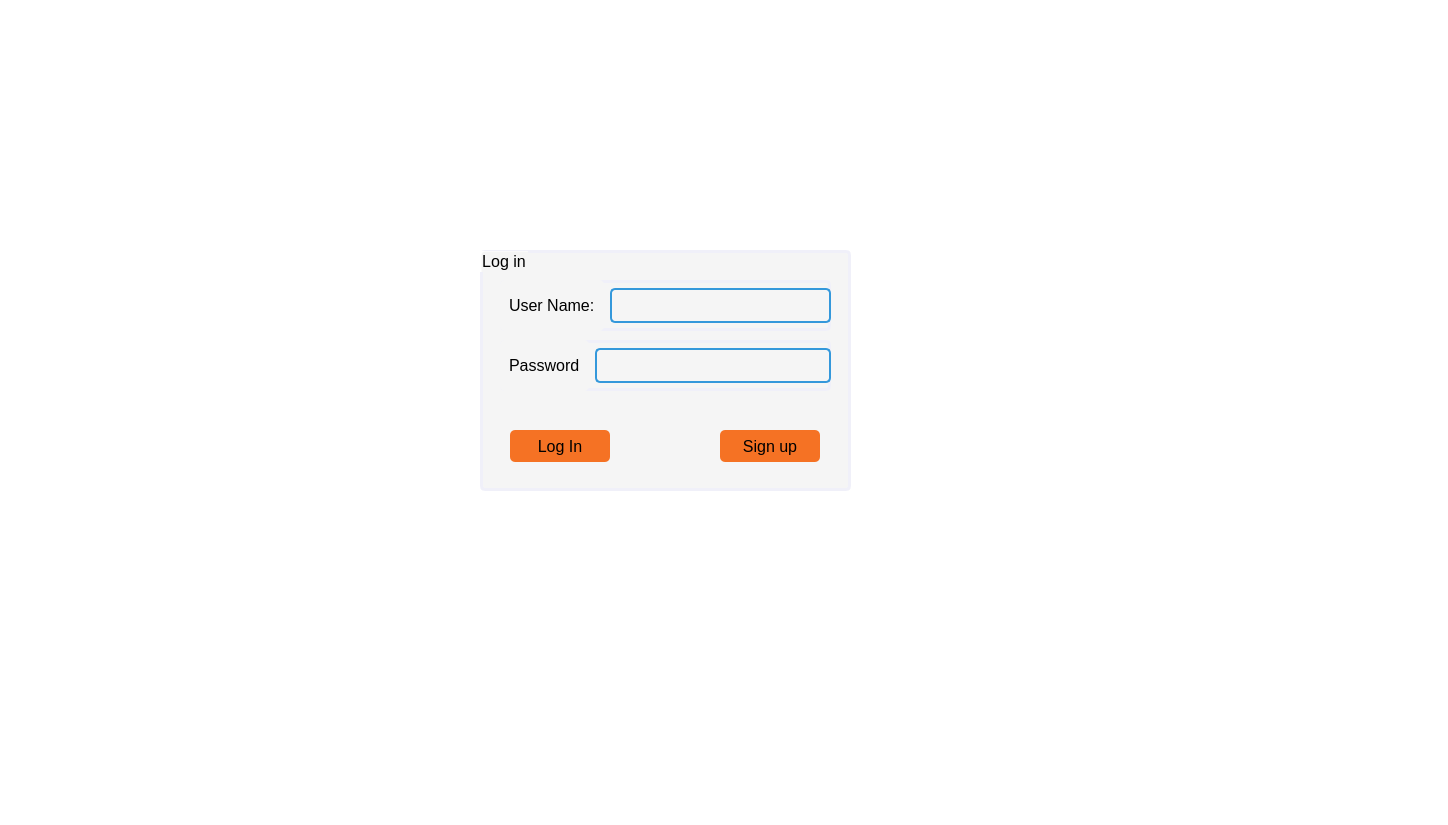
<?xml version="1.0" encoding="UTF-8"?>
<ui version="4.0">
 <class>MainWindow</class>
 <widget class="QMainWindow" name="MainWindow">
  <property name="geometry">
   <rect>
    <x>0</x>
    <y>0</y>
    <width>1448</width>
    <height>825</height>
   </rect>
  </property>
  <property name="windowTitle">
   <string>MainWindow</string>
  </property>
  <property name="styleSheet">
   <string notr="true">background-color:white;</string>
  </property>
  <widget class="QWidget" name="centralwidget">
   <widget class="QGroupBox" name="groupBox">
    <property name="geometry">
     <rect>
      <x>480</x>
      <y>250</y>
      <width>371</width>
      <height>241</height>
     </rect>
    </property>
    <property name="styleSheet">
     <string notr="true">position: absolute;
top: 50%;
left: 50%;
transform: translate(-50%, -50%);
font-size: 16px;
color: black;     
border: 3px solid rgb(240, 240, 249);   
background-color:#F5F5F5;  
border-radius: 5px;       
padding: 5px;   

</string>
    </property>
    <property name="title">
     <string>Log in</string>
    </property>
    <widget class="QLabel" name="label">
     <property name="geometry">
      <rect>
       <x>190</x>
       <y>50</y>
       <width>58</width>
       <height>16</height>
      </rect>
     </property>
     <property name="text">
      <string/>
     </property>
    </widget>
    <widget class="QPushButton" name="pushButton_login">
     <property name="geometry">
      <rect>
       <x>30</x>
       <y>180</y>
       <width>100</width>
       <height>32</height>
      </rect>
     </property>
     <property name="styleSheet">
      <string notr="true">background-color: #f57224; 
color: black;            
border: none;              
border-radius: 5px;       
padding: 5px;   </string>
     </property>
     <property name="text">
      <string>Log In</string>
     </property>
    </widget>
    <widget class="QWidget" name="layoutWidget">
     <property name="geometry">
      <rect>
       <x>20</x>
       <y>30</y>
       <width>331</width>
       <height>51</height>
      </rect>
     </property>
     <layout class="QHBoxLayout" name="horizontalLayout">
      <item>
       <widget class="QLabel" name="username_1">
        <property name="styleSheet">
         <string notr="true">border:none;</string>
        </property>
        <property name="text">
         <string>User Name:</string>
        </property>
       </widget>
      </item>
      <item>
       <widget class="QLineEdit" name="username">
        <property name="styleSheet">
         <string notr="true">border: 2px solid #3498db; /* Border thickness and color */
border-radius: 5px;       /* Optional: rounded corners */
padding: 5px;             /* Optional: padding inside the QLineEdit */
</string>
        </property>
       </widget>
      </item>
     </layout>
    </widget>
    <widget class="QWidget" name="layoutWidget_2">
     <property name="geometry">
      <rect>
       <x>20</x>
       <y>90</y>
       <width>331</width>
       <height>51</height>
      </rect>
     </property>
     <layout class="QHBoxLayout" name="horizontalLayout_2">
      <item>
       <widget class="QLabel" name="password_1">
        <property name="styleSheet">
         <string notr="true">border:none;</string>
        </property>
        <property name="text">
         <string>Password</string>
        </property>
       </widget>
      </item>
      <item>
       <widget class="QLineEdit" name="password">
        <property name="styleSheet">
         <string notr="true">border: 2px solid #3498db; 
border-radius: 5px;      
padding: 5px;             
</string>
        </property>
        <property name="inputMethodHints">
         <set>Qt::ImhHiddenText</set>
        </property>
        <property name="maxLength">
         <number>30</number>
        </property>
       </widget>
      </item>
     </layout>
    </widget>
    <widget class="QPushButton" name="pushButton">
     <property name="geometry">
      <rect>
       <x>240</x>
       <y>180</y>
       <width>100</width>
       <height>32</height>
      </rect>
     </property>
     <property name="styleSheet">
      <string notr="true">background-color: #f57224; 
color: black;            
border: none;              
border-radius: 5px;       
padding: 5px;   </string>
     </property>
     <property name="text">
      <string>Sign up</string>
     </property>
    </widget>
   </widget>
  </widget>
  <widget class="QMenuBar" name="menubar">
   <property name="geometry">
    <rect>
     <x>0</x>
     <y>0</y>
     <width>1448</width>
     <height>24</height>
    </rect>
   </property>
  </widget>
  <widget class="QStatusBar" name="statusbar"/>
 </widget>
 <resources/>
 <connections/>
</ui>
